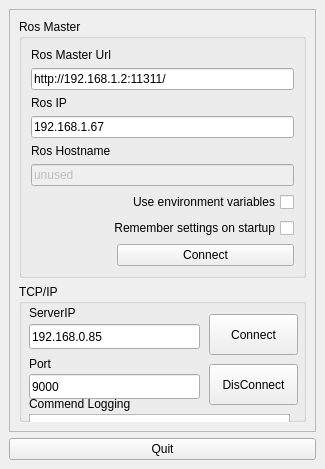
  <widget class="QDockWidget" name="dock_status">
   <property name="sizePolicy">
    <sizepolicy hsizetype="Minimum" vsizetype="Preferred">
     <horstretch>0</horstretch>
     <verstretch>0</verstretch>
    </sizepolicy>
   </property>
   <property name="minimumSize">
    <size>
     <width>325</width>
     <height>469</height>
    </size>
   </property>
   <property name="allowedAreas">
    <set>Qt::RightDockWidgetArea</set>
   </property>
   <property name="windowTitle">
    <string>Command Panel</string>
   </property>
   <attribute name="dockWidgetArea">
    <number>2</number>
   </attribute>
   <widget class="QWidget" name="dockWidgetContents_2">
    <layout class="QVBoxLayout" name="verticalLayout">
     <item>
      <widget class="QFrame" name="frame">
       <property name="sizePolicy">
        <sizepolicy hsizetype="Minimum" vsizetype="Preferred">
         <horstretch>0</horstretch>
         <verstretch>0</verstretch>
        </sizepolicy>
       </property>
       <property name="frameShape">
        <enum>QFrame::StyledPanel</enum>
       </property>
       <property name="frameShadow">
        <enum>QFrame::Raised</enum>
       </property>
       <layout class="QVBoxLayout" name="verticalLayout_3">
        <item>
         <widget class="QGroupBox" name="groupBox">
          <property name="title">
           <string>Ros Master</string>
          </property>
          <layout class="QGridLayout" name="gridLayout">
           <item row="0" column="0">
            <widget class="QLabel" name="label">
             <property name="frameShape">
              <enum>QFrame::NoFrame</enum>
             </property>
             <property name="frameShadow">
              <enum>QFrame::Raised</enum>
             </property>
             <property name="text">
              <string>Ros Master Url</string>
             </property>
            </widget>
           </item>
           <item row="4" column="0">
            <widget class="QLabel" name="label_3">
             <property name="frameShape">
              <enum>QFrame::NoFrame</enum>
             </property>
             <property name="frameShadow">
              <enum>QFrame::Raised</enum>
             </property>
             <property name="text">
              <string>Ros Hostname</string>
             </property>
            </widget>
           </item>
           <item row="2" column="0">
            <widget class="QLabel" name="label_2">
             <property name="frameShape">
              <enum>QFrame::NoFrame</enum>
             </property>
             <property name="frameShadow">
              <enum>QFrame::Raised</enum>
             </property>
             <property name="text">
              <string>Ros IP</string>
             </property>
            </widget>
           </item>
           <item row="6" column="0" colspan="2">
            <widget class="QCheckBox" name="checkbox_use_environment">
             <property name="layoutDirection">
              <enum>Qt::RightToLeft</enum>
             </property>
             <property name="text">
              <string>Use environment variables</string>
             </property>
            </widget>
           </item>
           <item row="7" column="0" colspan="2">
            <widget class="QCheckBox" name="checkbox_remember_settings">
             <property name="layoutDirection">
              <enum>Qt::RightToLeft</enum>
             </property>
             <property name="text">
              <string>Remember settings on startup</string>
             </property>
            </widget>
           </item>
           <item row="9" column="1">
            <widget class="QPushButton" name="button_connect">
             <property name="enabled">
              <bool>true</bool>
             </property>
             <property name="sizePolicy">
              <sizepolicy hsizetype="MinimumExpanding" vsizetype="Fixed">
               <horstretch>0</horstretch>
               <verstretch>0</verstretch>
              </sizepolicy>
             </property>
             <property name="toolTip">
              <string>Set the target to the current joint trajectory state.</string>
             </property>
             <property name="statusTip">
              <string>Clear all waypoints and set the target to the current joint trajectory state.</string>
             </property>
             <property name="text">
              <string>Connect</string>
             </property>
            </widget>
           </item>
           <item row="3" column="0" colspan="2">
            <widget class="QLineEdit" name="line_edit_host">
             <property name="text">
              <string>192.168.1.67</string>
             </property>
            </widget>
           </item>
           <item row="1" column="0" colspan="2">
            <widget class="QLineEdit" name="line_edit_master">
             <property name="text">
              <string>http://192.168.1.2:11311/</string>
             </property>
            </widget>
           </item>
           <item row="5" column="0" colspan="2">
            <widget class="QLineEdit" name="line_edit_topic">
             <property name="enabled">
              <bool>false</bool>
             </property>
             <property name="text">
              <string>unused</string>
             </property>
            </widget>
           </item>
           <item row="9" column="0">
            <widget class="QLabel" name="lblRos_State">
             <property name="text">
              <string/>
             </property>
            </widget>
           </item>
          </layout>
         </widget>
        </item>
        <item>
         <widget class="QGroupBox" name="groupBox_2">
          <property name="title">
           <string>TCP/IP</string>
          </property>
          <widget class="QLabel" name="label_4">
           <property name="geometry">
            <rect>
             <x>10</x>
             <y>70</y>
             <width>170</width>
             <height>19</height>
            </rect>
           </property>
           <property name="frameShape">
            <enum>QFrame::NoFrame</enum>
           </property>
           <property name="frameShadow">
            <enum>QFrame::Raised</enum>
           </property>
           <property name="text">
            <string>Port</string>
           </property>
          </widget>
          <widget class="QLineEdit" name="txtTcpip">
           <property name="geometry">
            <rect>
             <x>10</x>
             <y>40</y>
             <width>171</width>
             <height>25</height>
            </rect>
           </property>
           <property name="text">
            <string>192.168.0.85</string>
           </property>
          </widget>
          <widget class="QLabel" name="label_5">
           <property name="geometry">
            <rect>
             <x>10</x>
             <y>20</y>
             <width>170</width>
             <height>19</height>
            </rect>
           </property>
           <property name="frameShape">
            <enum>QFrame::NoFrame</enum>
           </property>
           <property name="frameShadow">
            <enum>QFrame::Raised</enum>
           </property>
           <property name="text">
            <string>&lt;html&gt;&lt;head/&gt;&lt;body&gt;&lt;p&gt;ServerIP&lt;/p&gt;&lt;/body&gt;&lt;/html&gt;</string>
           </property>
          </widget>
          <widget class="QLineEdit" name="txtport">
           <property name="geometry">
            <rect>
             <x>10</x>
             <y>90</y>
             <width>171</width>
             <height>25</height>
            </rect>
           </property>
           <property name="text">
            <string>9000</string>
           </property>
          </widget>
          <widget class="QPushButton" name="btnConnect">
           <property name="geometry">
            <rect>
             <x>190</x>
             <y>30</y>
             <width>89</width>
             <height>41</height>
            </rect>
           </property>
           <property name="text">
            <string>Connect</string>
           </property>
          </widget>
          <widget class="QListWidget" name="listWidget_Server_text">
           <property name="geometry">
            <rect>
             <x>10</x>
             <y>130</y>
             <width>261</width>
             <height>121</height>
            </rect>
           </property>
          </widget>
          <widget class="QLabel" name="label_6">
           <property name="geometry">
            <rect>
             <x>10</x>
             <y>110</y>
             <width>170</width>
             <height>19</height>
            </rect>
           </property>
           <property name="frameShape">
            <enum>QFrame::NoFrame</enum>
           </property>
           <property name="frameShadow">
            <enum>QFrame::Raised</enum>
           </property>
           <property name="text">
            <string>Commend Logging</string>
           </property>
          </widget>
          <widget class="QLineEdit" name="txtSend">
           <property name="geometry">
            <rect>
             <x>10</x>
             <y>260</y>
             <width>171</width>
             <height>25</height>
            </rect>
           </property>
           <property name="text">
            <string/>
           </property>
          </widget>
          <widget class="QPushButton" name="btnsend">
           <property name="geometry">
            <rect>
             <x>190</x>
             <y>260</y>
             <width>89</width>
             <height>25</height>
            </rect>
           </property>
           <property name="text">
            <string>Send</string>
           </property>
          </widget>
          <widget class="QPushButton" name="btnDisConnect">
           <property name="geometry">
            <rect>
             <x>190</x>
             <y>80</y>
             <width>89</width>
             <height>41</height>
            </rect>
           </property>
           <property name="text">
            <string>DisConnect</string>
           </property>
          </widget>
         </widget>
        </item>
       </layout>
      </widget>
     </item>
     <item>
      <widget class="QPushButton" name="quit_button">
       <property name="sizePolicy">
        <sizepolicy hsizetype="MinimumExpanding" vsizetype="Fixed">
         <horstretch>0</horstretch>
         <verstretch>0</verstretch>
        </sizepolicy>
       </property>
       <property name="text">
        <string>Quit</string>
       </property>
      </widget>
     </item>
    </layout>
   </widget>
  </widget>
